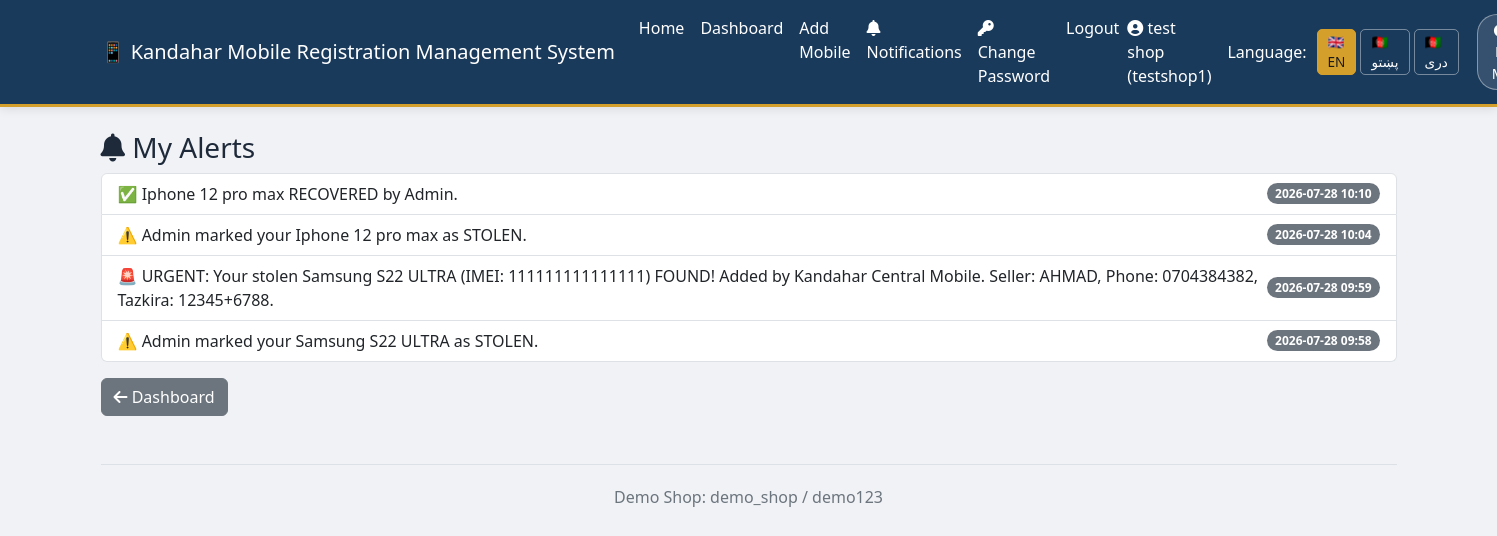
The page /shop/notifications (signed in) on the database its author committed.
### app.py (models this page shows)
class Shop(UserMixin, db.Model):
    __tablename__ = 'shops'
    id = db.Column(db.Integer, primary_key=True)
    shop_name = db.Column(db.String(100), nullable=False)
    location = db.Column(db.String(200), nullable=False)
    contact = db.Column(db.String(20))
    email = db.Column(db.String(120), unique=True, nullable=True)
    username = db.Column(db.String(80), unique=True, nullable=False)
    password_hash = db.Column(db.String(200), nullable=False)
    role = db.Column(db.String(20), default='shop')
    is_blocked = db.Column(db.Boolean, default=False)
    mobiles = db.relationship('Mobile', backref='owner_shop', lazy=True, cascade="all, delete-orphan")

class Notification(db.Model):
    __tablename__ = 'notifications'
    id = db.Column(db.Integer, primary_key=True)
    shop_id = db.Column(db.Integer, db.ForeignKey('shops.id'))
    message = db.Column(db.Text)
    is_read = db.Column(db.Boolean, default=False)
    created_at = db.Column(db.DateTime, default=datetime.utcnow)

### app.py (the view)
@app.route('/shop/notifications')
@login_required
def notifications():
    notifs = Notification.query.filter_by(shop_id=current_user.id).order_by(Notification.created_at.desc()).all()
    for n in notifs:
        n.is_read = True
    db.session.commit()
    return render_template('notifications.html', notifications=notifs)

### app.py (called while the page is built)
@app.before_request
def set_language():
    lang = request.args.get('lang')
    if lang in LANGUAGES:
        session['lang'] = lang
    if 'lang' not in session:
        session['lang'] = 'en'

def get_text(key):
    lang = session.get('lang', 'en')
    return T[lang].get(key, key)

@app.context_processor
def inject_translations():
    return dict(t=get_text, current_lang=session.get('lang', 'en'))

@login_manager.user_loader
def load_user(shop_id):
    return Shop.query.get(int(shop_id))

### templates/notifications.html
{% extends "base.html" %}
{% block content %}
<h3><i class="fas fa-bell"></i> {{ t('notif_title') }}</h3>
<ul class="list-group">
    {% for n in notifications %}
    <li class="list-group-item d-flex justify-content-between align-items-center">
        {{ n.message }}
        <span class="badge bg-secondary rounded-pill">{{ n.created_at.strftime('%Y-%m-%d %H:%M') }}</span>
    </li>
    {% else %}
    <li class="list-group-item text-center text-muted">{{ t('no_notif') }}</li>
    {% endfor %}
</ul>
<a href="/shop/dashboard" class="btn btn-secondary mt-3"><i class="fas fa-arrow-left"></i> {{ t('dashboard') }}</a>
{% endblock %}

### templates/base.html (shortened to what this page needs)
<!DOCTYPE html>
<html lang="{{ current_lang }}">
<head>
    <link href="https://cdn.jsdelivr.net/npm/bootstrap@5.3.0/dist/css/bootstrap.min.css" rel="stylesheet">
    <link rel="stylesheet" href="https://cdnjs.cloudflare.com/ajax/libs/font-awesome/6.0.0-beta3/css/all.min.css">
</head>
<body>
    <nav class="navbar navbar-expand-lg navbar-custom">
        <div class="container">
            <a class="navbar-brand" href="/">{{ t('app_name') }}</a>
            <div class="collapse navbar-collapse" id="navbarNav">
                <ul class="navbar-nav me-auto">
                    <li class="nav-item"><a class="nav-link" href="/">{{ t('home') }}</a></li>
                    {% if current_user.is_authenticated %}
                        <li class="nav-item"><a class="nav-link" href="/shop/dashboard">{{ t('dashboard') }}</a></li>
                        <li class="nav-item"><a class="nav-link" href="/shop/add-mobile">{{ t('add_mobile') }}</a></li>
                        <li class="nav-item">
                            <a class="nav-link" href="/shop/notifications" style="position:relative;">
                                <i class="fas fa-bell"></i> {{ t('notifications') }}
                            </a>
                        </li>
                        <li class="nav-item"><a class="nav-link" href="/shop/change-password"><i class="fas fa-key"></i> {{ t('change_password') }}</a></li>
                        <li class="nav-item"><a class="nav-link" href="/shop/logout">{{ t('logout') }}</a></li>
                    {% else %}
                        <li class="nav-item"><a class="nav-link" href="/shop/login">{{ t('login') }}</a></li>
                    {% endif %}
                </ul>
                {% if current_user.is_authenticated %}
                <span class="navbar-text text-white me-3">
                    <i class="fas fa-user-circle"></i> {{ current_user.shop_name }} ({{ current_user.username }})
                </span>
                {% endif %}
                <span class="navbar-text me-2" style="color: #ddd;">{{ t('switch_lang') }}:</span>
                <a href="?lang=en" class="lang-btn {% if current_lang == 'en' %}active{% endif %}">🇬🇧 EN</a>
                <a href="?lang=ps" class="lang-btn {% if current_lang == 'ps' %}active{% endif %}">🇦🇫 پښتو</a>
                <a href="?lang=fa" class="lang-btn {% if current_lang == 'fa' %}active{% endif %}">🇦🇫 دری</a>
                <button id="darkModeToggle" class="dark-toggle-btn ms-3">
                    <i class="fas fa-moon"></i> <span id="modeLabel">{{ t('dark_mode') }}</span>
                </button>
            </div>
        </div>
    </nav>
    <div class="container mt-4">
        {% block content %}{% endblock %}
        <footer class="mt-5 text-center">
            <p>{{ t('demo_creds') }}</p>
        </footer>
    </div>
</body>
</html>

### templates/base.html (style rules this page uses)
:root { --primary-blue: #1a3a5c; --gold: #d4a02b; --gold-hover: #e8b83a; --bg-body-light: #f0f2f6; --text-body-light: #1e2a3a; --bg-card-light: #ffffff; --border-light: #dce1e8; --bg-nav-light: var(--primary-blue); --text-nav-light: #ffffff; --bg-body-dark: #0f1a2b; --text-body-dark: #eaf0f8; --bg-card-dark: #1e3347; --bg-input-dark: #2a4058; --border-dark: #3a5570; --bg-nav-dark: #1a2d42; --text-nav-dark: #ffffff; }
body { background-color: var(--bg-body-light); color: var(--text-body-light); transition: background 0.3s ease, color 0.3s ease; font-family: 'Segoe UI', Tahoma, Geneva, Verdana, sans-serif; }
.navbar-custom { background: var(--bg-nav-light) !important; border-bottom: 3px solid var(--gold); box-shadow: 0 2px 10px rgba(0,0,0,0.1); }
.navbar-custom .navbar-brand, .navbar-custom .nav-link, .navbar-custom .navbar-text { color: var(--text-nav-light) !important; font-weight: 500; }
footer { border-top: 1px solid var(--border-light); padding-top: 20px; color: #6c757d; }
.lang-btn { background: transparent; border: 1px solid rgba(255, 255, 255, 0.4); color: #fff; padding: 2px 10px; border-radius: 5px; cursor: pointer; margin: 0 2px; text-decoration: none; font-size: 0.85rem; transition: 0.2s; }
.lang-btn:hover, .lang-btn.active { background-color: var(--gold); border-color: var(--gold); color: #1a1a1a; }
.dark-toggle-btn { background: rgba(255, 255, 255, 0.12); border: 1px solid rgba(255, 255, 255, 0.4); color: #fff; padding: 5px 14px; border-radius: 20px; cursor: pointer; transition: 0.2s; font-size: 0.9rem; }

### rows shown on the page
Shop: shop_name "test shop", username "testshop1"
Notification: message "✅ Iphone 12 pro max RECOVERED by Admin.", created_at "2026-07-28 10:10"
Notification: message "⚠️ Admin marked your Iphone 12 pro max as STOLEN.", created_at "2026-07-28 10:04"
Notification: message "🚨 URGENT: Your stolen Samsung S22 ULTRA (IMEI: 111111111111111) FOUND! Added by Kandahar Central Mobile. Seller: AHMAD, Phone: 0704384382, Tazkira: 12345+6788.", created_at "2026-07-28 09:59"
Notification: message "⚠️ Admin marked your Samsung S22 ULTRA as STOLEN.", created_at "2026-07-28 09:58"

### other values the page prints
{{ t('app_name') }} "📱 Kandahar Mobile Registration Management System"
{{ t('home') }} "Home"
{{ t('dashboard') }} "Dashboard"
{{ t('add_mobile') }} "Add Mobile"
{{ t('notifications') }} "Notifications"
{{ t('change_password') }} "Change Password"
{{ t('logout') }} "Logout"
{{ t('switch_lang') }} "Language"
{{ t('notif_title') }} "My Alerts"
{{ t('demo_creds') }} "Demo Shop: demo_shop / demo123"
